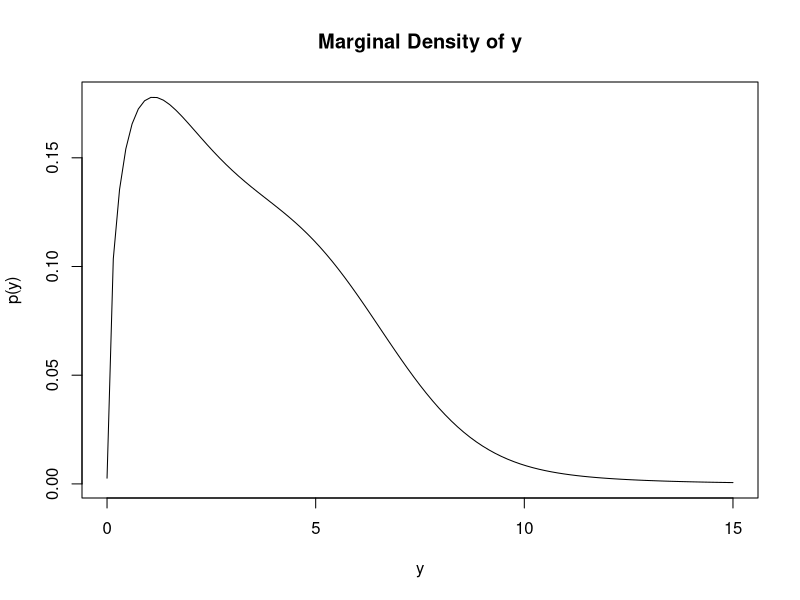

Generate this figure with R:
## ---- chunk 1
library(glue)
## ---- chunk 2
# Define the normal density function (y | theta = 1)
p_y_given_theta1 <- function(y) {
    mu <- 5
    sigma <- 2
    (1 / (sqrt(2 * pi) * sigma)) * exp(-((y - mu)^2) / (2 * sigma^2))
}

# Define the chi-squared density function (y | theta = 2)
p_y_given_theta2 <- function(y) {
     k <- 3  # Degrees of freedom
    (1 / (2^(k / 2) * gamma(k / 2))) * y^((k / 2) - 1) * exp(-y / 2)
}

# Define the marginal density p(y)
p_y <- function(y) {
  p_theta1 <- 0.3  # P(theta = 1)
  p_theta2 <- 0.7  # P(theta = 2)
  p_theta1 * p_y_given_theta1(y) + p_theta2 * p_y_given_theta2(y)
}

curve(p_y, from = 0, to = 15, ylab = "p(y)", xlab="y", main="Marginal Density of y")
## ---- chunk 3
numerator_piece <- p_y_given_theta1(0.5)
denominator <- p_y(0.5)
p_theta_1 <- 0.3
result <- numerator_piece * p_theta_1 / denominator
## ---- chunk 4
glue("
     p(y=0.5 given that theta=1):   {numerator_piece |> round(5)}
     p(theta=1):                    {p_theta_1}
     p(y=0.5):                      {denominator |> round(5)}
     p(theta=1 given that y=0.5):   {result |> round(5)}
")
